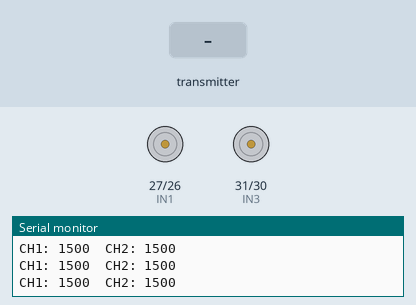
This sketch was run on a simulated Arduino Mega 2560, built with avr-gcc and run on an emulated ATmega2560. On the bench: motor-driver pin pairs drawn as motors (green arrow = first pin HIGH = forward, orange = second pin HIGH = backward, longer = more drive), the last lines printed to the serial monitor. The test bench sets the inputs (shaded band).

Above: at 1.2 s.
1.3 s: the transmitter starts sending readChannel.0 = 1000
At 2.1 s:
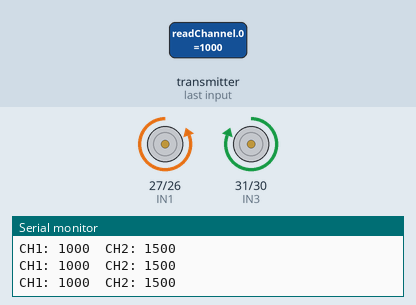
2.8 s: the transmitter starts sending readChannel.1 = 1000
At 4.0 s:
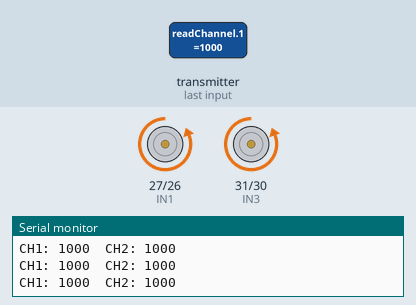
4.3 s: the transmitter starts sending readChannel.1 = 2000
At 5.0 s:
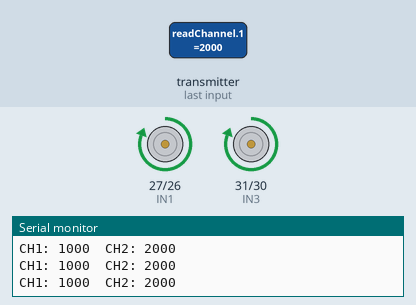
5.8 s: the transmitter starts sending readChannel.1 = 1250
At 7.0 s:
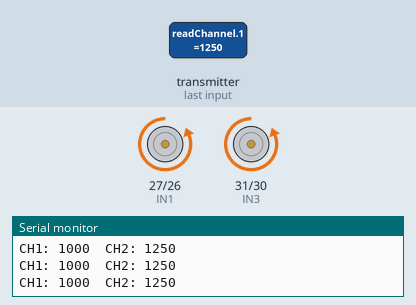
7.3 s: the transmitter starts sending readChannel.1 = 1500
At 7.7 s:
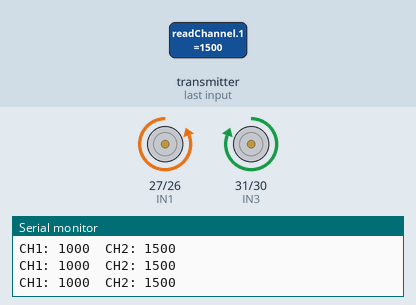
8.8 s: the transmitter starts sending readChannel.0 = 2000
At 9.7 s:
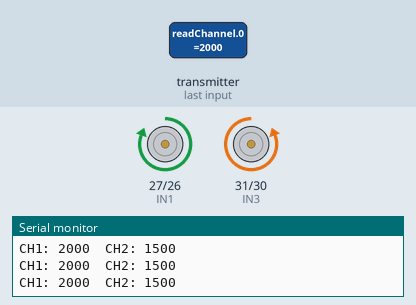
Timing chart, 0 to 11.3 s (numbered marks = the images above; inputs shaded):
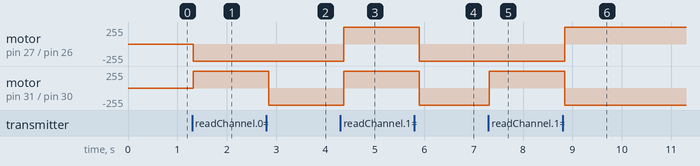

The sketch:

Full_Control_with_L298N.ino
```cpp
#include <IBusBM.h>

IBusBM ibus;

// L298N Pins
const int IN1 = 27;
const int IN2 = 26;
const int IN3 = 31;
const int IN4 = 30;

void setup()
{
  Serial.begin(115200);

  // FS-iA10B iBUS connected to Mega RX1 (Pin 19)
  Serial1.begin(115200);
  ibus.begin(Serial1);

  pinMode(IN1, OUTPUT);
  pinMode(IN2, OUTPUT);
  pinMode(IN3, OUTPUT);
  pinMode(IN4, OUTPUT);
}

void loop()
{
  int steering = ibus.readChannel(0); // CH1
  int throttle = ibus.readChannel(1); // CH2

  Serial.print("CH1: ");
  Serial.print(steering);

  Serial.print("  CH2: ");
  Serial.println(throttle);

  if (throttle > 1600){
    forward();
  }

  else if (throttle < 1400){
    reverse();
  }

  else if (steering > 1600){
    right();
  }

  else if (steering < 1400){
    left();
  }

  else{
    stopMotors();
  }

  delay(100);
}

void stopMotors()
{
  digitalWrite(IN1, LOW);
  digitalWrite(IN2, LOW);
  digitalWrite(IN3, LOW);
  digitalWrite(IN4, LOW);
}

void forward()
{
  digitalWrite(IN1, HIGH);
  digitalWrite(IN2, LOW);

  digitalWrite(IN3, HIGH);
  digitalWrite(IN4, LOW);
}

void reverse()
{
  digitalWrite(IN1, LOW);
  digitalWrite(IN2, HIGH);

  digitalWrite(IN3, LOW);
  digitalWrite(IN4, HIGH);
}

void left()
{
  digitalWrite(IN1, LOW);
  digitalWrite(IN2, HIGH);

  digitalWrite(IN3, HIGH);
  digitalWrite(IN4, LOW);
}

void right()
{
  digitalWrite(IN1, HIGH);
  digitalWrite(IN2, LOW);

  digitalWrite(IN3, LOW);
  digitalWrite(IN4, HIGH);
}
```

Measured:
- after the input at 1.3 s, motor on pin 27 (IN1) / pin 26 (IN2): stopped → backward 255/255 at once; motor on pin 31 (IN3) / pin 30 (IN4): stopped → forward 255/255 at once
- after the input at 2.8 s, motor on pin 31 (IN3) / pin 30 (IN4): forward 255/255 → backward 255/255 after 0.05 s
- after the input at 4.3 s, motor on pin 27 (IN1) / pin 26 (IN2), motor on pin 31 (IN3) / pin 30 (IN4): backward 255/255 → forward 255/255 after 0.07 s
- after the input at 5.8 s, motor on pin 27 (IN1) / pin 26 (IN2), motor on pin 31 (IN3) / pin 30 (IN4): forward 255/255 → backward 255/255 after 0.10 s
- after the input at 7.3 s, motor on pin 31 (IN3) / pin 30 (IN4): backward 255/255 → forward 255/255 at once
- after the input at 8.8 s, motor on pin 27 (IN1) / pin 26 (IN2): backward 255/255 → forward 255/255 at once; motor on pin 31 (IN3) / pin 30 (IN4): forward 255/255 → backward 255/255 at once
